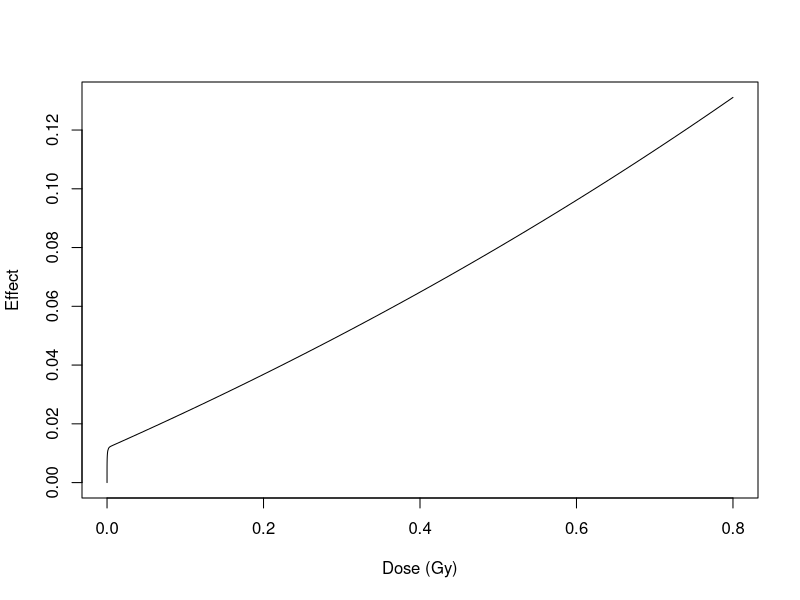
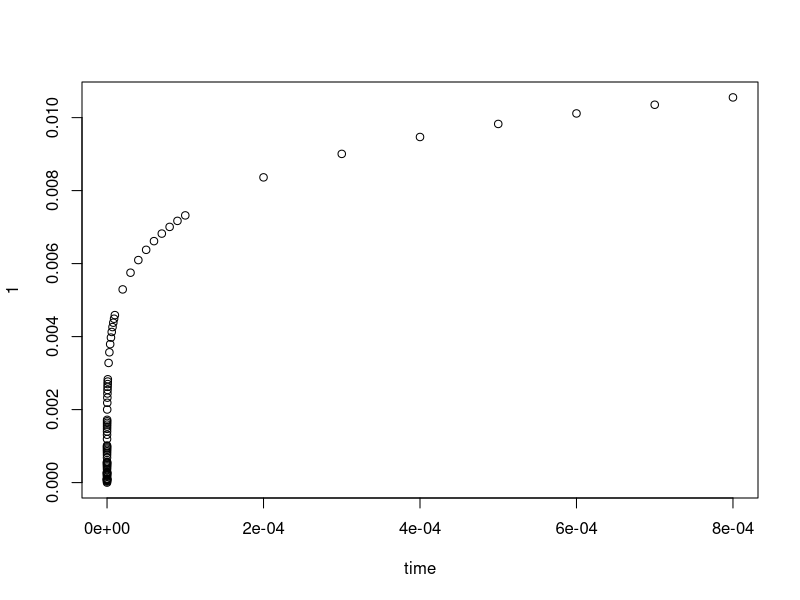

These charts were generated, in order, by the following R code:
## ---- chunk 1
#IDER to replace NTE2 IDER for 82-6 fibroblasts in Cacao et al. PLoS One 11(4) 2016 == "16cuc" for short  
rm(list=ls())
require(deSolve)
##Specify parameters. Units and notation mimic 16cuc; K is 6.24*H*L/d; d0 is where 16cuc has infinite slope; alph=alpha_lambda
eta0=0.00047; eta1=0.011; K=25; alph=.041; X=1.0/5;d0=0.001; L=c(77, 99,125, 175, 195, 240)# central values of fixed parameters. X is new
P0=.1802;P1=.002936; C=5#parameters to be obtained by regression, temporarily fixed by sachs, by guessing, to get examples; 
##P0+P1*L mimics P in 16cuc. C is new, replacing some stuff in 16cuc that involves exp(-H), but in a quite different way.
L=L[4] # a specific example to help guess. The above guesses seem to work pretty well for L[2],L[4], and L[6]
eta=eta0*L*exp(-eta1*L)#just as in 
dE = function(t, E, parms) {# Next line shows the slope as a sum of two terms, NTE+TE. NTE=eta*X*(1-exp(-t/d0))^(X-1)*(exp(-t/d0)/d0)
  list(eta*X*(1-exp(-t/d0))^(X-1)*(exp(-t/d0)/d0)+(K*P0/L+K*P1+alph*(1-P0-P1*L))*(1+C*E))# big advantage to just add slopes
}
yini = 0
#need small dose step size near zero where dE varies rapidly; cannot include dose=0 where dE=infinity
dose=c(as.vector(t(c(1e-12,1e-11,1e-10,1e-9,1e-8,1e-7,1e-6,1e-5,1e-4,1e-3)%o%1:9)))# is there a better way to do this? RKS
dose=c(dose, 1e-2*(1:80)) #go up to 0.8 Gy maximum in the example because there are dose points there; here dose[170]=.8      
outt = ode(yini, dose, dE, parms)
plot(outt[1:170,], xlab = "Dose (Gy)", type = "l", ylab = "Effect")#RKS
outt[170,2]
plot(outt[1:80,])# In the very low dose region NTE effects dominate. dose[80]=8 mGy=.008 Gy
